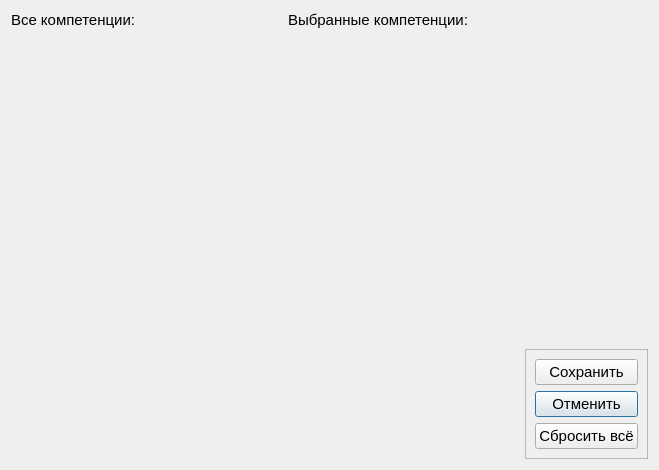
<?xml version="1.0" encoding="UTF-8"?>
<ui version="4.0">
 <class>CompetenceSelectionDialog</class>
 <widget class="QDialog" name="CompetenceSelectionDialog">
  <property name="geometry">
   <rect>
    <x>0</x>
    <y>0</y>
    <width>659</width>
    <height>470</height>
   </rect>
  </property>
  <property name="windowTitle">
   <string>Dialog</string>
  </property>
  <layout class="QGridLayout" name="gridLayout_2">
   <item row="1" column="0" rowspan="2">
    <widget class="groupBox_leapButtons" name="groupBox_leapButtons_AllCompetences" native="true"/>
   </item>
   <item row="1" column="1">
    <spacer name="horizontalSpacer">
     <property name="orientation">
      <enum>Qt::Horizontal</enum>
     </property>
     <property name="sizeHint" stdset="0">
      <size>
       <width>40</width>
       <height>20</height>
      </size>
     </property>
    </spacer>
   </item>
   <item row="0" column="0">
    <widget class="QLabel" name="label">
     <property name="sizePolicy">
      <sizepolicy hsizetype="Preferred" vsizetype="Preferred">
       <horstretch>1</horstretch>
       <verstretch>0</verstretch>
      </sizepolicy>
     </property>
     <property name="font">
      <font>
       <pointsize>11</pointsize>
      </font>
     </property>
     <property name="text">
      <string>Все компетенции:</string>
     </property>
    </widget>
   </item>
   <item row="1" column="2" rowspan="2">
    <widget class="groupBox_leapButtons" name="groupBox_leapButtons_SelectedCompetences" native="true"/>
   </item>
   <item row="2" column="3">
    <widget class="QFrame" name="frame">
     <property name="frameShape">
      <enum>QFrame::StyledPanel</enum>
     </property>
     <property name="frameShadow">
      <enum>QFrame::Raised</enum>
     </property>
     <layout class="QGridLayout" name="gridLayout">
      <item row="1" column="0">
       <widget class="QPushButton" name="pushButton_Cancel">
        <property name="font">
         <font>
          <pointsize>11</pointsize>
         </font>
        </property>
        <property name="text">
         <string>Отменить</string>
        </property>
       </widget>
      </item>
      <item row="2" column="0">
       <widget class="QPushButton" name="pushButton_3">
        <property name="font">
         <font>
          <pointsize>11</pointsize>
         </font>
        </property>
        <property name="text">
         <string>Сбросить всё</string>
        </property>
       </widget>
      </item>
      <item row="0" column="0">
       <widget class="QPushButton" name="pushButton_Save">
        <property name="font">
         <font>
          <pointsize>11</pointsize>
         </font>
        </property>
        <property name="text">
         <string>Сохранить</string>
        </property>
       </widget>
      </item>
     </layout>
    </widget>
   </item>
   <item row="1" column="3">
    <spacer name="verticalSpacer">
     <property name="orientation">
      <enum>Qt::Vertical</enum>
     </property>
     <property name="sizeHint" stdset="0">
      <size>
       <width>20</width>
       <height>309</height>
      </size>
     </property>
    </spacer>
   </item>
   <item row="0" column="2">
    <widget class="QLabel" name="label_2">
     <property name="sizePolicy">
      <sizepolicy hsizetype="Preferred" vsizetype="Preferred">
       <horstretch>1</horstretch>
       <verstretch>0</verstretch>
      </sizepolicy>
     </property>
     <property name="font">
      <font>
       <pointsize>11</pointsize>
      </font>
     </property>
     <property name="text">
      <string>Выбранные компетенции:</string>
     </property>
    </widget>
   </item>
  </layout>
 </widget>
 <customwidgets>
  <customwidget>
   <class>groupBox_leapButtons</class>
   <extends>QWidget</extends>
   <header>groupbox_leapbuttons.h</header>
   <container>1</container>
  </customwidget>
 </customwidgets>
 <resources/>
 <connections/>
</ui>
